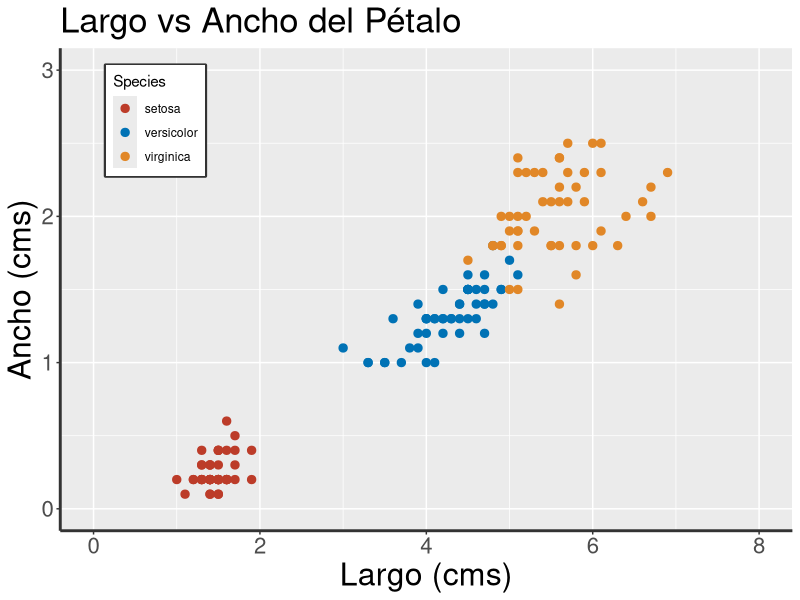

The R source for this figure:
## ---- chunk 1
knitr::opts_chunk$set(collapse = TRUE)
## ---- chunk 2
library(dplyr)
## ---- chunk 3
glimpse(iris)
## ---- chunk 4
library(ggplot2)
## ---- chunk 5

ggplot(data = iris, mapping=aes(x=Petal.Length , y =Petal.Width))+
  geom_point(aes(col=Species), size=2.5)+
  scale_colour_manual(values=c("#BC3C29FF", "#0072B5FF","#E18727FF"))+
  xlim(c(0, 8))+
  ylim(c(0, 3))+
  labs(title="Largo vs Ancho del Pétalo",
       y="Ancho (cms)", x="Largo (cms)")+
  theme(axis.text =element_text(size=16),
        axis.title=element_text(size=23),
        plot.title=element_text(size=25),
        legend.position = c(0.13, 0.85),
        legend.box.background = element_rect(fill = "transparent", colour = "#333333",size=1.2),
        axis.line = element_line(color = "#333333",size = 1, linetype = "solid"))
